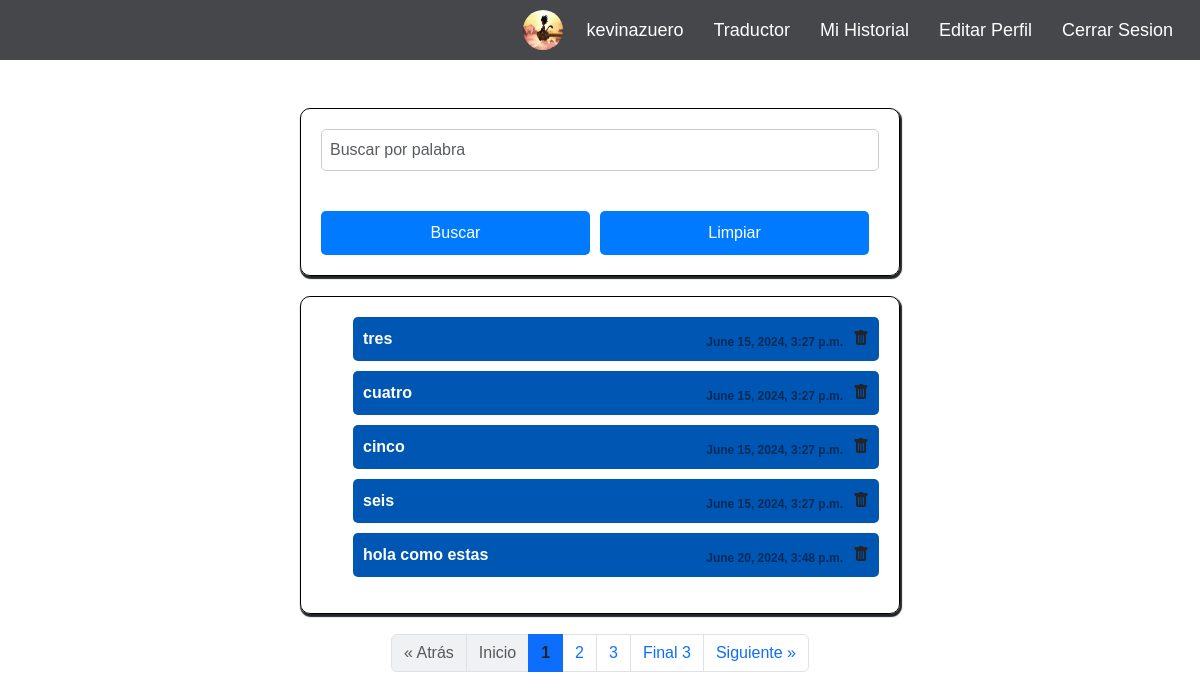
/core/historial/ (signed in), run on an earlier commit of the app's database.
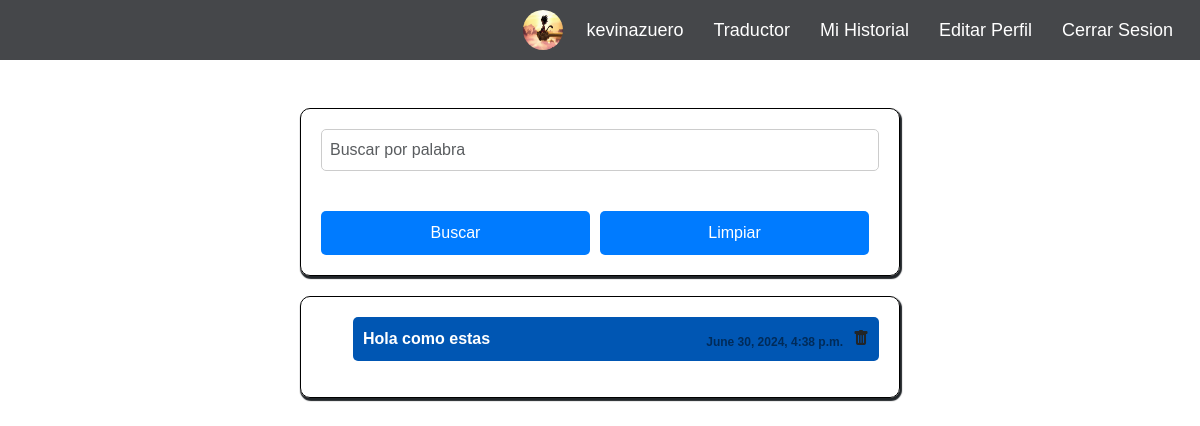
And on a later commit of the database.
### core/models.py (models this page shows, shortened)
class Historial(models.Model):
    user = models.ForeignKey(User, on_delete=models.CASCADE)
    word = models.CharField(max_length=255)
    date = models.DateTimeField(auto_now_add=True)

### core/views/historial.py (the view)
# urls.py: path('historial/', historial.list_historial.as_view(), name='historial'),
class list_historial(LoginRequiredMixin,ListView):
    model = Historial
    template_name = 'Historial.html'
    paginate_by= 5
    context_object_name = 'palabras'
    login_url = '/'
    def get_queryset(self):
        queryset = super().get_queryset()
        usuario = self.request.user
        palabra = self.request.GET.get('palabra')
        query = Q(user=usuario)
        if palabra:
            query &= Q(word__icontains=palabra)
        return queryset.filter(query).order_by('id')

### core/models.py (called while the page is built)
    def get_image_url(self):
        return utils.get_image(self.image)

### traductor/utils.py (called while the page is built)
def get_image(image):
    if image:
        return '{}{}'.format(settings.MEDIA_URL, image)
    return '/static/img/empty.jpeg'

### templates/Historial.html (shortened to what this page needs)
{% extends 'Base_form.html' %}
{% block content %}
    <div id="container3" class="container">
        <form action="">
            <div class="input-group">
                <input type="text" id="searchInput" class="form-control" placeholder="Buscar por palabra" name="palabra" value="{{ request.GET.palabra }}">
            </div>
            <div class="botones2">
            <button id="boton3" class="envio" type="submit">Buscar</button>
            <a href="{% url 'core:clear_historial' %}" id="boton4" class="envio">Limpiar</a>
            </div>
        </form>
    </div>
    <div id="container3" class="container">
        <ul id="word-list">
            {% for p in palabras %}
            <li class="word-item">
                <span>{{p.word}}</span><span class="timestamp">{{p.date}}</span>
                <a class="text-dark" href="{% url 'core:historial_delete' p.id %}" id="botondelete" data-bs-toggle="tooltip" data-bs-title="Eliminar palabra"><i class="bi bi-trash-fill"></i></a>
            </li>
            {% endfor%}
        </ul>
    </div>
    {% if is_paginated %}
       <div class="card-footer">
         <nav aria-label="Demo of disable class">
            <ul class="pagination justify-content-center flex-wrap">
               {% if page_obj.has_previous %}
                  <li class="page-item">
                     <a
                        href="?page={{ page_obj.previous_page_number }}{{ to_paginate_query }}"
                        class="page-link text-primary fw-bolder"
                     >
                        &laquo; Atrás
                     </a>
                  </li>
                  <li class="page-item">
                     <a href="?page=1{{ to_paginate_query }}" class="page-link text-primary fw-bolder">Inicio</a>
                  </li>
               {% else %}
                  <li class="page-item disabled" style="pointer-events:none; line-height: 1.5">
                     <a class="page-link bg-secondary bg-opacity-10">&laquo; Atrás</a>
                  </li>
                  <li class="page-item disabled" style="pointer-events:none">
                     <a href="#" class="page-link bg-secondary bg-opacity-10">Inicio</a>
                  </li>
               {% endif %}
               {% for index_paginate in paginator.page_range %}
                  {% if index_paginate <= page_obj.number|add:8 and index_paginate >= page_obj.number|add:-8 %}
                     {% if page_obj.number == index_paginate %}
                        <li class="page-item active" style="pointer-events:none">
                           <a href="#" class="page-link text-dark fw-bolder">{{ forloop.counter }}</a>
                        </li>
                     {% else %}
                        <li class="page-item">
                           <a href="?page={{ forloop.counter }}{{ to_paginate_query }}"
                              class="page-link text-dark-opacity-5">{{ forloop.counter }}</a>
                        </li>
                     {% endif %}
                  {% endif %}
               {% endfor %}
               {% if page_obj.has_next %}
                  <li class="page-item">
                     <a
                        href="?page={{ page_obj.paginator.num_pages }}{{ to_paginate_query }}"
                        class="page-link text-primary"
                     >
                        Final {{ paginator.page_range.stop|add:-1 }}
                     </a>
                  </li>
                  <li class="page-item">
                     <a href="?page={{ page_obj.next_page_number }}{{ to_paginate_query }}"
                        class="page-link text-primary">Siguiente &raquo;</a>
                  </li>
               {% endif %}
            </ul>
         </nav>
       </div>
      {% endif %}
 {% endblock %}

What changed in the data, as far as the page shows it:
removed Historial: word "tres", date "June 15, 2024, 3:27 p.m."
removed Historial: word "cuatro", date "June 15, 2024, 3:27 p.m."
removed Historial: word "cinco", date "June 15, 2024, 3:27 p.m."
removed Historial: word "seis", date "June 15, 2024, 3:27 p.m."
removed Historial: word "hola como estas", date "June 20, 2024, 3:48 p.m."
added Historial: word "Hola como estas", date "June 30, 2024, 4:38 p.m."
Also different on the page:
{{ paginator.page_range.stop|add:-1 }}: "3" → (not shown)
text no longer shown: "« Atrás Inicio Final Siguiente »"
list line gone: "1"
list line gone: "2"
list line gone: "3"
